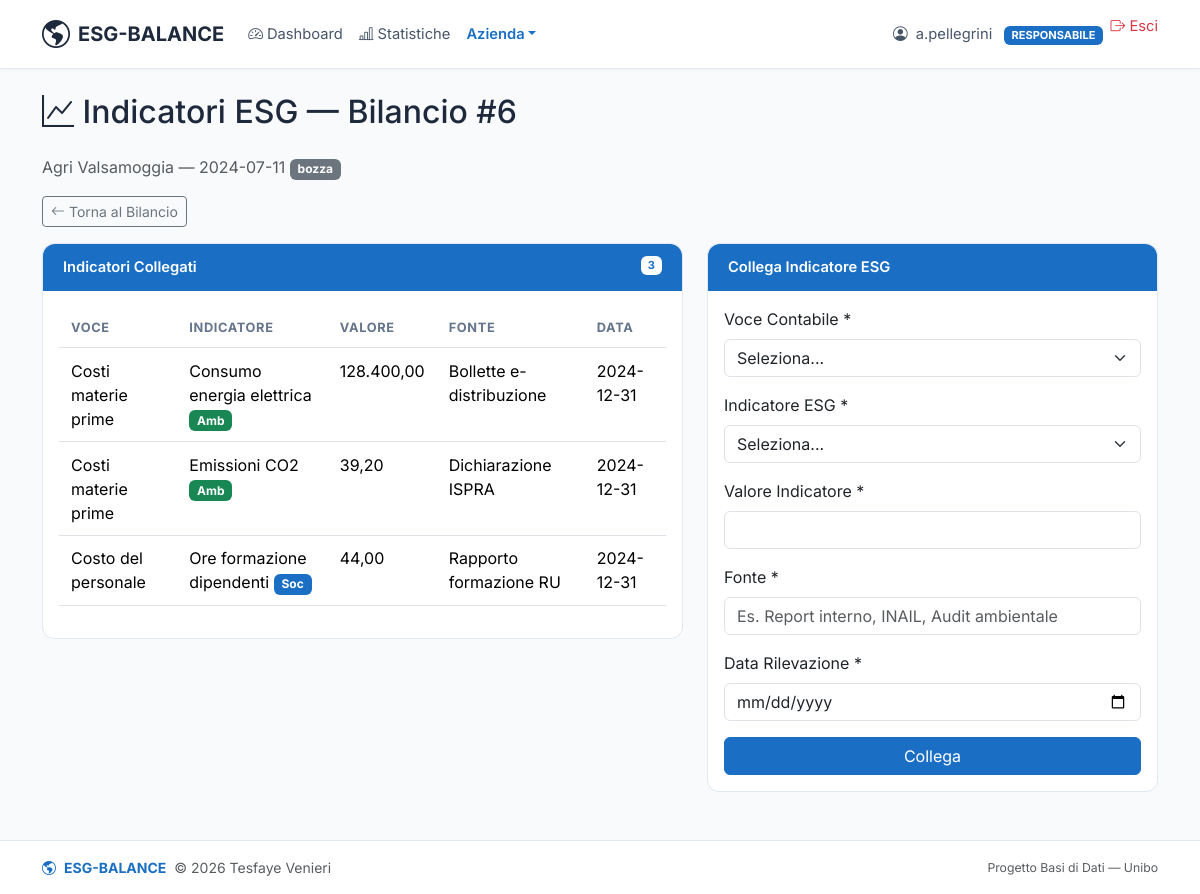
Screenshot of /pages/responsabile/indicatori_bilancio.php?bilancio=6&azienda=3 (signed in) with the database file from the repository.
### tables this page shows
CREATE TABLE bilanci (
    id              INT     NOT NULL AUTO_INCREMENT,
    id_azienda      INT     NOT NULL,
    anno            YEAR    NOT NULL,
    data_creazione  DATE    NOT NULL,
    stato           ENUM('bozza','in_revisione','approvato','respinto') DEFAULT 'bozza',
    PRIMARY KEY (id),
    UNIQUE KEY (id_azienda, anno),
    FOREIGN KEY (id_azienda) REFERENCES aziende(id) ON DELETE CASCADE
);

CREATE TABLE aziende (
    id                      INT             NOT NULL AUTO_INCREMENT,
    nome                    VARCHAR(150)    NOT NULL,
    ragione_sociale         VARCHAR(200)    NOT NULL,
    partita_iva             VARCHAR(11)     NOT NULL,
    settore                 VARCHAR(100)    DEFAULT NULL,
    num_dipendenti          INT             DEFAULT NULL,
    logo                    VARCHAR(255)    DEFAULT NULL,
    nr_bilanci              INT             DEFAULT 0,
    username_responsabile   VARCHAR(50)     NOT NULL,
    PRIMARY KEY (id),
    UNIQUE KEY (ragione_sociale),
    UNIQUE KEY (partita_iva),
    FOREIGN KEY (username_responsabile) REFERENCES responsabili(username) ON DELETE CASCADE
);

CREATE TABLE voci_indicatori (
    id_bilancio         INT             NOT NULL,
    nome_voce           VARCHAR(150)    NOT NULL,
    nome_indicatore     VARCHAR(150)    NOT NULL,
    valore_indicatore   DECIMAL(15,2)   NOT NULL,
    fonte               VARCHAR(255)    NOT NULL,
    data_rilevazione    DATE            NOT NULL,
    PRIMARY KEY (id_bilancio, nome_voce, nome_indicatore),
    FOREIGN KEY (id_bilancio, nome_voce) REFERENCES valori_bilancio(id_bilancio, nome_voce) ON DELETE CASCADE,
    FOREIGN KEY (nome_indicatore) REFERENCES indicatori_esg(nome) ON UPDATE CASCADE
);

### includes/auth.php (called while the page is built, shortened)
<?php
function currentUser(): ?string
{
    return $_SESSION['username'] ?? null;
}

### includes/db.php (called while the page is built, shortened)
<?php
function query(string $sql, array $params = []): array
{
    $pdo = getDBConnection();
    $stmt = $pdo->prepare($sql);
    $stmt->execute($params);
    return $stmt->fetchAll();
}
function queryOne(string $sql, array $params = []): ?array
{
    $rows = query($sql, $params);
    return $rows[0] ?? null;
}

### includes/functions.php (called while the page is built, shortened)
<?php
function statoBadgeClass(string $stato): string
{
    return match ($stato) {
        'bozza'        => 'bg-secondary text-white',
        'in_revisione' => 'bg-accent text-white',
        'approvato'    => 'bg-success text-white',
        'respinto'     => 'bg-danger text-white',
        default        => 'bg-secondary text-white',
    };
}

### pages/responsabile/indicatori_bilancio.php (the view, shortened to what this page needs)
<?php
require_once __DIR__ . '/../../includes/auth.php';
require_once __DIR__ . '/../../includes/db.php';
require_once __DIR__ . '/../../includes/functions.php';
$username = currentUser();
$id_bilancio = (int)($_GET['bilancio'] ?? 0);
$id_azienda  = (int)($_GET['azienda'] ?? 0);
$bilancio = null;
if ($id_bilancio > 0 && $id_azienda > 0) {
    $bilancio = queryOne(
        "SELECT b.*, a.nome AS azienda, a.ragione_sociale
         FROM bilanci b
         JOIN aziende a ON a.id = b.id_azienda
         WHERE b.id = ? AND a.id = ? AND a.username_responsabile = ?",
        [$id_bilancio, $id_azienda, $username]
    );
}
$valori = query(
    "SELECT nome_voce, valore FROM valori_bilancio WHERE id_bilancio = ? ORDER BY nome_voce",
    [$id_bilancio]
);
$collegati = query(
    "SELECT vi.*, ie.tipo
     FROM voci_indicatori vi
     JOIN indicatori_esg ie ON ie.nome = vi.nome_indicatore
     WHERE vi.id_bilancio = ?
     ORDER BY vi.nome_voce, vi.nome_indicatore",
    [$id_bilancio]
);
require_once __DIR__ . '/../../includes/header.php';
?>
<h2 class="mb-4"><i class="bi bi-graph-up"></i> Indicatori ESG — Bilancio #<?php echo $id_bilancio; ?></h2>
<p class="text-muted">
    <?php echo htmlspecialchars($bilancio['azienda']); ?> — <?php echo $bilancio['data_creazione']; ?>
    <span class="badge <?php echo statoBadgeClass($bilancio['stato']); ?>"><?php echo $bilancio['stato']; ?></span>
</p>
<a href="bilancio.php?azienda=<?php echo $id_azienda; ?>&bilancio=<?php echo $id_bilancio; ?>"
    class="btn btn-outline-secondary btn-sm mb-3"><i class="bi bi-arrow-left"></i> Torna al Bilancio</a>
<div class="row g-4">
    <div class="col-md-7">
        <div class="card">
            <div class="card-header bg-accent text-white">
                Indicatori Collegati
                <span class="badge bg-white text-accent float-end"><?php echo count($collegati); ?></span>
            </div>
            <div class="card-body">
                <?php if (empty($collegati)): ?>
                    <p class="text-muted">Nessun indicatore collegato.</p>
                <?php else: ?>
                    <table class="table table-sm table-hover">
                        <thead>
                            <tr>
                                <th>Voce</th>
                                <th>Indicatore</th>
                                <th>Valore</th>
                                <th>Fonte</th>
                                <th>Data</th>
                            </tr>
                        </thead>
                        <tbody>
                            <?php foreach ($collegati as $c): ?>
                                <tr>
                                    <td><?php echo htmlspecialchars($c['nome_voce']); ?></td>
                                    <td>
                                        <?php echo htmlspecialchars($c['nome_indicatore']); ?>
                                        <?php if ($c['tipo'] === 'ambientale'): ?>
                                            <span class="badge bg-success text-white">Amb</span>
                                        <?php elseif ($c['tipo'] === 'sociale'): ?>
                                            <span class="badge bg-accent text-white">Soc</span>
                                        <?php endif; ?>
                                    </td>
                                    <td><?php echo number_format($c['valore_indicatore'], 2, ',', '.'); ?></td>
                                    <td><?php echo htmlspecialchars($c['fonte']); ?></td>
                                    <td><?php echo $c['data_rilevazione']; ?></td>
                                </tr>
                            <?php endforeach; ?>
                        </tbody>
                    </table>
                <?php endif; ?>
            </div>
        </div>
    </div>
    <div class="col-md-5">
        <div class="card">
            <div class="card-header bg-accent text-white">Collega Indicatore ESG</div>
            <div class="card-body">
                <?php if ($bilancio['stato'] !== 'bozza'): ?>
                    <p class="text-muted">Il bilancio non è più in bozza, non puoi collegare nuovi indicatori.</p>
                <?php elseif (empty($valori)): ?>
                    <p class="text-muted">Inserisci prima i valori delle voci contabili nel bilancio.</p>
                <?php else: ?>
                    <form method="POST">
                        <div class="mb-3">
                            <label for="nome_voce" class="form-label">Voce Contabile *</label>
                            <select class="form-select" id="nome_voce" name="nome_voce" required>
                                <option value="">Seleziona...</option>
                            </select>
                        </div>
                        <div class="mb-3">
                            <label for="nome_indicatore" class="form-label">Indicatore ESG *</label>
                            <select class="form-select" id="nome_indicatore" name="nome_indicatore" required>
                                <option value="">Seleziona...</option>
                            </select>
                        </div>
                        <div class="mb-3">
                            <label for="valore_indicatore" class="form-label">Valore Indicatore *</label>
                            <input type="number" class="form-control" id="valore_indicatore" name="valore_indicatore"
                                step="0.01" required>
                        </div>
                        <div class="mb-3">
                            <label for="fonte" class="form-label">Fonte *</label>
                            <input type="text" class="form-control" id="fonte" name="fonte" required
                                placeholder="Es. Report interno, INAIL, Audit ambientale">
                        </div>
                        <div class="mb-3">
                            <label for="data_rilevazione" class="form-label">Data Rilevazione *</label>
                            <input type="date" class="form-control" id="data_rilevazione" name="data_rilevazione" required>
                        </div>
                        <button type="submit" class="btn btn-accent w-100">Collega</button>
                    </form>
                <?php endif; ?>
            </div>
        </div>
    </div>
</div>
<?php require_once __DIR__ . '/../../includes/footer.php'; ?>

### assets/css/style.css (style rules this page uses)
body { font-family: 'Inter', sans-serif; min-height: 100vh; display: flex; flex-direction: column; background-color: #f8fafc; color: #1e293b; }
.bg-accent { background-color: #1a6fc4 !important; }
.text-accent { color: #1a6fc4 !important; }
.btn-accent { background-color: #1a6fc4; color: #fff; border: 1px solid #1a6fc4; }
.card { border: 1px solid #e2e8f0; border-radius: 0.75rem; margin-bottom: 1.5rem; }
.card-header { border-radius: 0.75rem 0.75rem 0 0 !important; font-weight: 600; font-size: 0.92rem; padding: 0.8rem 1.25rem; border-bottom: 1px solid #e2e8f0; background-color: #f8fafc; }
.card-header.bg-accent { background-color: #1a6fc4 !important; color: #fff; border-bottom: none; }
.table th { font-size: 0.8rem; font-weight: 700; text-transform: uppercase; letter-spacing: 0.05em; color: #64748b; }
.table > :not(caption) > * > * { padding: 0.65rem 0.75rem; }

### rows the page displays
bilanci: id_azienda.nome "Agri Valsamoggia", data_creazione "2024-07-11", stato "bozza"
voci_indicatori: nome_voce "Costi materie prime", nome_indicatore "Consumo energia elettrica", shows "Amb", valore_indicatore "128.400,00", fonte "Bollette e-distribuzione", data_rilevazione "2024-12-31"
voci_indicatori: nome_voce "Costi materie prime", nome_indicatore "Emissioni CO2", shows "Amb", valore_indicatore "39,20", fonte "Dichiarazione ISPRA", data_rilevazione "2024-12-31"
voci_indicatori: nome_voce "Costo del personale", nome_indicatore "Ore formazione dipendenti", shows "Soc", valore_indicatore "44,00", fonte "Rapporto formazione RU", data_rilevazione "2024-12-31"

### other values shown
$current_user "a.pellegrini"
$current_role "RESPONSABILE"
$id_bilancio "6"
count($collegati) "3"
